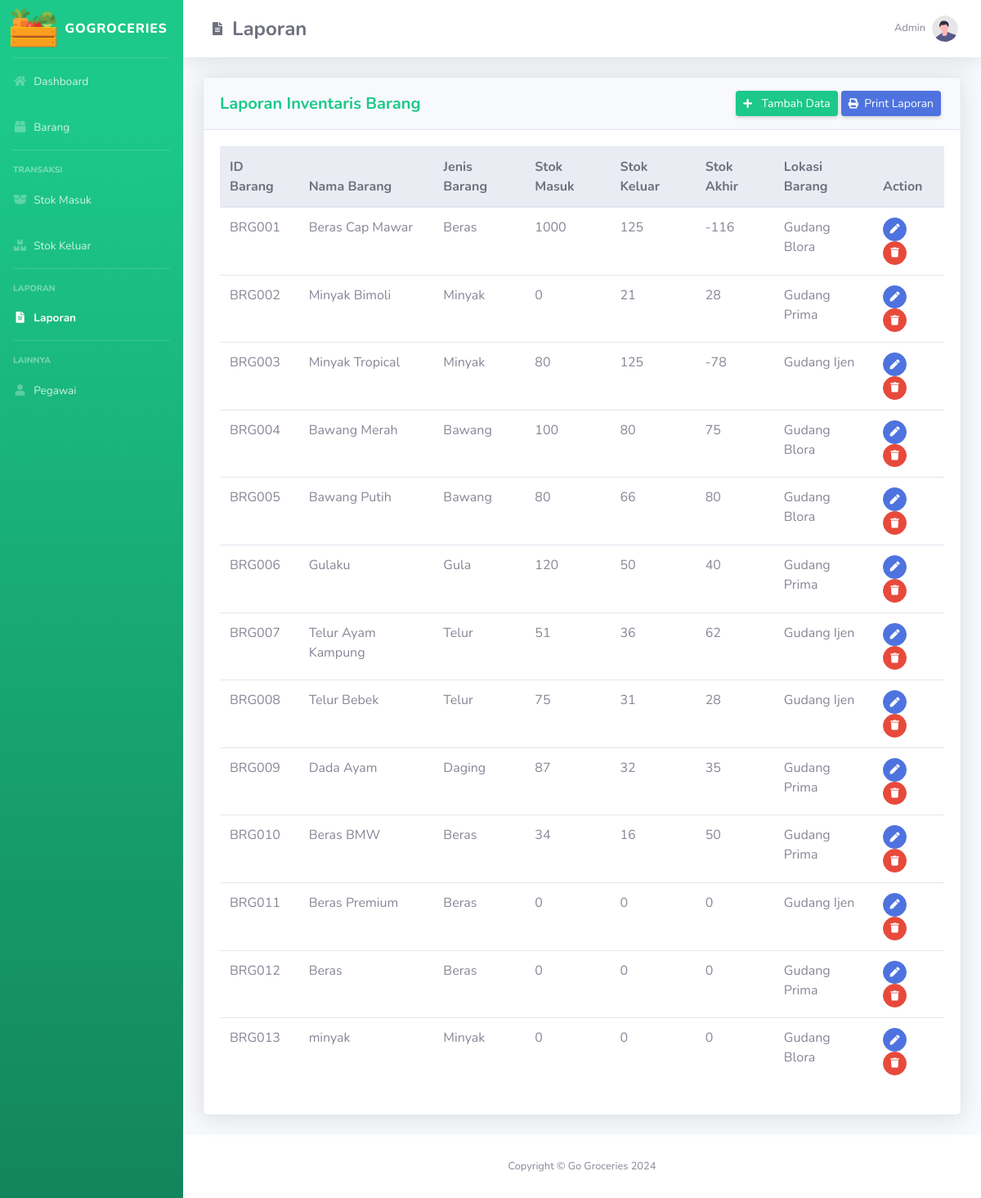
/laporan.php, run on an earlier commit of the app's database.
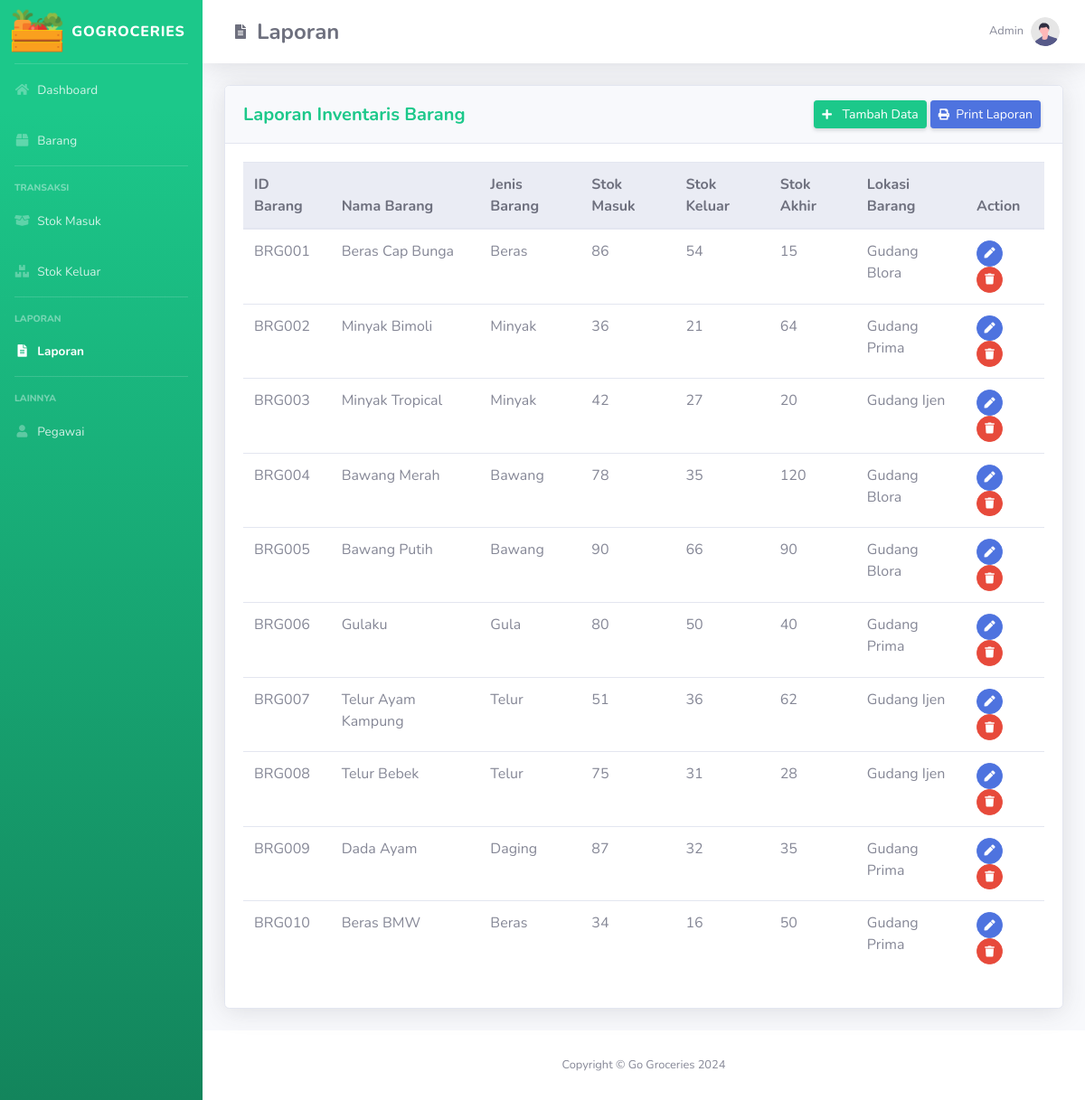
And on a later commit of the database.
### tables this page shows
CREATE TABLE `barang` (
  `id_barang` varchar(10) NOT NULL,
  `nama_barang` varchar(100) DEFAULT NULL,
  `id_jenisbarang` int(11) DEFAULT NULL,
  `id_lokasi` int(11) DEFAULT NULL,
  `stok` int(11) DEFAULT 0
);

CREATE TABLE `jenis_barang` (
  `id_jenisbarang` int(11) NOT NULL,
  `jenis` varchar(50) NOT NULL
);

### laporan.php (the view, shortened to what the changed rows need)
<?php
    include "conn/conn.php";
    $query_table = mysqli_query($mysqli, "SELECT
                                            barang.id_barang,
                                            barang.nama_barang,
                                            jenis_barang.jenis,
                                            COALESCE(masuk.total_masuk, 0) AS total_barang_masuk,
                                            COALESCE(keluar.total_keluar, 0) AS total_barang_keluar,
                                            barang.stok,
                                            lokasi_penyimpanan.nama_lokasi
                                        FROM
                                            barang
                                        LEFT JOIN
                                            (SELECT id_barang, SUM(jumlah_barang) AS total_masuk
                                            FROM barang_masuk
                                            GROUP BY id_barang) masuk ON barang.id_barang = masuk.id_barang
                                        LEFT JOIN
                                            (SELECT id_barang, SUM(jumlah_barang) AS total_keluar
                                            FROM barang_keluar
                                            GROUP BY id_barang) keluar ON barang.id_barang = keluar.id_barang
                                        LEFT JOIN
                                            jenis_barang ON barang.id_jenisbarang = jenis_barang.id_jenisbarang
                                        LEFT JOIN
                                            lokasi_penyimpanan ON barang.id_lokasi = lokasi_penyimpanan.id_lokasi;");
?>
<!DOCTYPE html>
<html lang="en">
<head>
    <link href="Assets/vendor/fontawesome-free/css/all.min.css" rel="stylesheet" type="text/css" />
    <link href="Assets/css/sb-admin-2.min.css" rel="stylesheet" />
    <link href="Assets/vendor/datatables/dataTables.bootstrap4.min.css" rel="stylesheet" />
  <link href="https://cdn.datatables.net/1.10.24/css/dataTables.bootstrap4.min.css" rel="stylesheet">
</head>
<body id="page-top">
    <div id="wrapper">
      <div id="content-wrapper" class="d-flex flex-column">
        <div id="content">
          <nav
            class="navbar navbar-expand navbar-light bg-white topbar mb-4 static-top shadow"
          >
            <a class="nav-link d-flex align-items-center" href="laporan.php" >
                <h1 class="h4 mb-0 text-gray-700 font-weight-bold">Laporan</h1>
            </a>
          </nav>
          <div class="container-fluid">
            <div class="card shadow mb-4">
              <div class="card-body">
                <div class="table-responsive">
                  <table
                    class="table"
                    id="dataTable"
                    width="100%"
                    cellspacing="0">
                    <thead class="thead-light">
                        <tr>
                            <th>ID Barang</th>
                            <th>Nama Barang</th>
                            <th>Jenis Barang</th>
                            <th>Stok Masuk</th>
                            <th>Stok Keluar</th>
                            <th>Stok Akhir</th>
                            <th>Lokasi Barang</th>
                            <th>Action</th>
                        </tr>
                    </thead>
                    <tbody>
                        <?php while($result = mysqli_fetch_assoc($query_table)) { ?>
                        <tr>
                            <td><?= $result['id_barang'] ?></td>
                            <td><?= $result['nama_barang'] ?></td>
                            <td><?= $result['jenis'] ?></td>
                            <td><?= $result['total_barang_masuk'] ?></td>
                            <td><?= $result['total_barang_keluar'] ?></td>
                            <td><?= $result['stok'] ?></td>
                            <td><?= $result['nama_lokasi'] ?></td>
                            <td>
                              <a href="edit-barang.php?update=<?= $result['id_barang']; ?>" class="btn btn-primary btn-circle btn-sm" data-toggle="tooltip" data-placement="top" title="Edit">
                                <i class="fas fa-fw fa-pen"></i>
                              </a>
                              <a href="#" class="btn btn-danger btn-circle btn-sm" data-toggle="modal" data-target="#hapusBarang<?= $result['id_barang'] ?>" data-toggle="tooltip" data-placement="top" title="Hapus">
                                <i class="fas fa-fw fa-trash"></i>
                              </a>
                            </td>
                        </tr>
                        <?php } ?>
                    </tbody>
                  </table>
                </div>
              </div>
            </div>
          </div>
        </div>
      </div>
    </div>
</body>
</html>

What changed in the data, as far as the page shows it:
removed barang: id_barang "BRG011", nama_barang "Beras Premium", id_jenisbarang.jenis "Beras", total_barang_masuk "0", total_barang_keluar "0", stok "0", nama_lokasi "Gudang Ijen"
removed barang: id_barang "BRG012", nama_barang "Beras", id_jenisbarang.jenis "Beras", total_barang_masuk "0", total_barang_keluar "0", stok "0", nama_lokasi "Gudang Prima"
removed barang: id_barang "BRG013", nama_barang "minyak", id_jenisbarang.jenis "Minyak", total_barang_masuk "0", total_barang_keluar "0", stok "0", nama_lokasi "Gudang Blora"
changed barang "BRG001": nama_barang "Beras Cap Mawar" → "Beras Cap Bunga"; total_barang_masuk "1000" → "86"; total_barang_keluar "125" → "54"; stok "-116" → "15"
changed barang "BRG002": total_barang_masuk "0" → "36"; stok "28" → "64"
changed barang "BRG003": total_barang_masuk "80" → "42"; total_barang_keluar "125" → "27"; stok "-78" → "20"
changed barang "BRG004": total_barang_masuk "100" → "78"; total_barang_keluar "80" → "35"; stok "75" → "120"
changed barang "BRG005": total_barang_masuk "80" → "90"; stok "80" → "90"
computed for barang "BRG006": total_barang_masuk "120" → "80"
